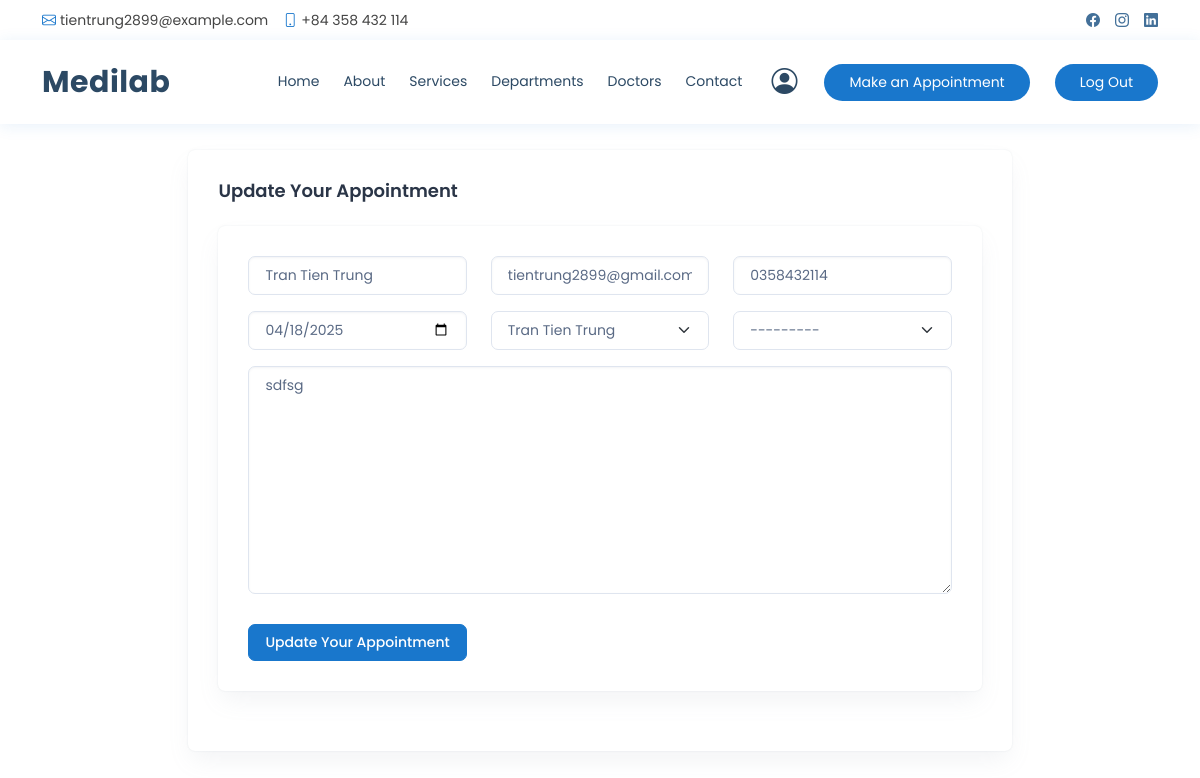
The page /appointment-update/6/ (signed in) on the database its author committed.
### medilab/models.py (models this page shows, shortened)
class Appointment(models.Model):
    owner = models.ForeignKey(Profile, on_delete=models.CASCADE, null=True, blank=True)
    name = models.CharField(max_length=150)
    email = models.EmailField()
    phone_number = models.CharField(max_length=17,null=True, blank=True)
    appointment_date = models.DateTimeField()
    department = models.ForeignKey(Department, on_delete=models.SET_NULL, null=True, blank=True)
    doctor = models.ForeignKey(Doctorprofile, on_delete=models.SET_NULL, null=True, blank=True)
    message = models.TextField()
    created_day = models.DateTimeField(default=timezone.now)

### user/views.py (the view)
# urls.py: path('appointment-update/<str:pk>/', views.appointmentUpdate, name = "appointment-update"),
@login_required(login_url='user:login-register')
def appointmentUpdate(request, pk):
    profile = request.user.profile
    appointment = get_object_or_404(Appointment, pk=pk)
    if request.method == 'POST':
        form = AppointmentForm(request.POST, request=request, instance=appointment)
        print(form.errors)
        if form.is_valid():
            app_form = form.save(commit=False)
            app_form.owner = profile
            app_form.save()
            messages.success(request, 'Your appointment was update successfully!')
            return redirect('user:user-account-appointment')
    else:
        form = AppointmentForm(request=request, instance=appointment)
    context = {'appointment': appointment, 'form': form}
    return render(request, 'appointment_update.html', context)

### doctor/models.py (called while the page is built)
    def __str__(self):
        return str(self.name)

    def __str__(self):
        return str(self.name)

### user/templatetags/user_group_tags.py (called while the page is built)
@register.filter
def has_group(user, group_name):
    try:
        group = Group.objects.get(name=group_name)
        return group in user.groups.all()
    except Group.DoesNotExist:
        return False

### templates/appointment_update.html (shortened to what this page needs)
{% extends '_master.html' %}
{% load static %}
{% block style_login %}
<link rel="stylesheet" href="{% static 'assets/css/styles.min.css' %}" />
{% endblock style_login %}
{% block content %}
<div class="page-wrapper" id="main-wrapper" data-layout="vertical" data-navbarbg="skin6" data-sidebartype="full"
    style="top: 150px;">
    <div class="container-fluid d-flex align-items-center justify-content-center">
        <div class="card" style="height: 50%; width: 70%;">
            <div class="card-body">
                <h5 class="card-title fw-semibold mb-4">Update Your Appointment</h5>
                <div class="card">
                    <div class="card-body">
                        <form method="POST" action="" enctype="multipart/form-data">
                            <div class="row">
                                <div class="col-md-4">
                                    {{form.name}}
                                </div>
                                <div class="col-md-4 form-group mt-3 mt-md-0">
                                    {{form.email}}
                                </div>
                                <div class="col-md-4 form-group mt-3 mt-md-0">
                                    {{form.phone_number}}
                                </div>
                            </div>
                            <div class="row">
                                <div class="col-md-4 form-group mt-3">
                                    {{form.appointment_date}}
                                </div>
                                <div class="col-md-4 form-group mt-3">
                                    {{form.doctor}}
                                </div>
                                <div class="col-md-4 form-group mt-3">
                                    {{form.department}}
                                </div>
                            </div>
                            <div class="form-group mt-3">
                                {{form.message}}
                            </div>
                            <div>
                                <button type='submit' class='btn btn-primary' style='margin-top: 30px'>Update Your
                                    Appointment
                                </button>
                            </div>
                        </form>
                    </div>
                </div>
            </div>
        </div>
    </div>
</div>
{% endblock content %}

### static/css/style.css (style rules this page uses)
body { font-family: "Poppins", sans-serif; color: #444444; }
h1, h2, h3, h4, h5, h6 { font-family: "Poppins", sans-serif; }

### rows shown on the page
Appointment: name "Tran Tien Trung", email "tientrung2899@gmail.com", phone_number "0358432114", appointment_date "04/18/2025", doctor "Tran Tien Trung", department "---------", message "sdfsg"
